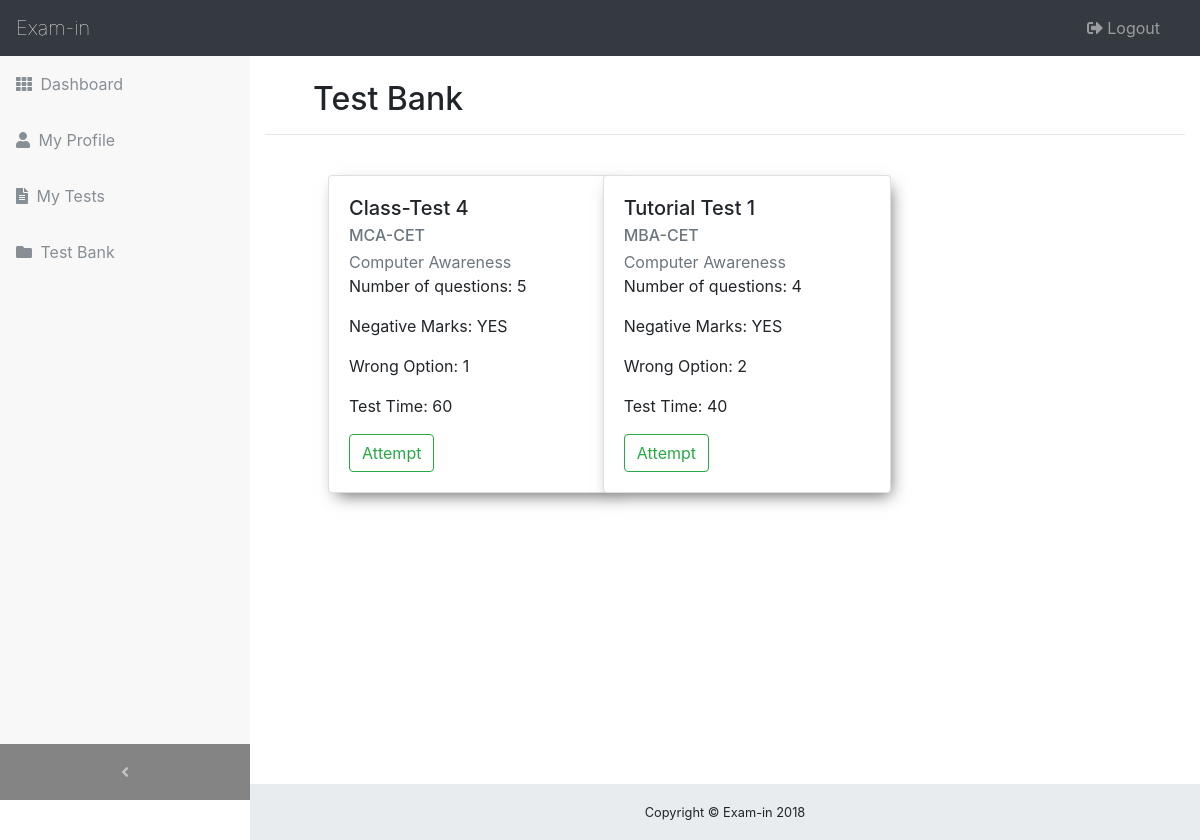
Screenshot of /test-system/test_bank.php with the database file from the repository.
### tables this page shows
CREATE TABLE `test_bank` (
  `test_id` smallint(100) NOT NULL,
  `staff_id` smallint(100) NOT NULL,
  `test_name` varchar(50) NOT NULL,
  `test_stream` varchar(50) NOT NULL,
  `test_subject` varchar(50) NOT NULL,
  `number_of_questions` int(30) NOT NULL,
  `neg_marks` tinyint(5) DEFAULT NULL,
  `test_time` tinyint(100) DEFAULT NULL,
  `test_visibility` tinyint(1) NOT NULL DEFAULT '0'
);

### test-system/test_bank.php (the view, shortened to what this page needs)
<?php
    include_once '../db/database.php';
    $sql = "SELECT * FROM test_bank";
    $result = mysqli_query($conn,$sql);
?>
<!DOCTYPE html>
<html>
<head>
    <?php  include '../include/css_include.php' ?>
    <link rel="stylesheet" href="../css/master.css">
</head>
<body>
    <?php
        if ($_SESSION['user_type']==1) {
            include '../include/staff_navbar_include.php';
        }
        elseif ($_SESSION['user_type']==2) {
            include '../include/student_navbar_include.php';
        }
    ?>
    <div class="content-wrapper my-5">
        <div class="container my-3">
            <h2 class="ml-5">Test Bank</h2>
            <hr>
            <?php
                echo "<div class='row mx-5'>";
                if (mysqli_num_rows($result) > 0) {
                    while ($row = mysqli_fetch_assoc($result)) {
                        if ($row['neg_marks'] > 0) {
                            $neg_marks = 'YES';
                        }else {
                            $neg_marks = 'NO';
                        }
                        echo"<div class='col-md-4 my-4'>
                                <div class='card' style='width: 18rem;'>";
                                    if ($_SESSION['user_type']==1) {
                                        echo "<form class='card-body' action='test_review.php' method='POST'>";
                                    }
                                    elseif ($_SESSION['user_type']==2) {
                                        echo "<form class='card-body' action='../student/test_attempt.php' method='POST'>";
                                    }
                                echo"   <form class='card-body' action='test_review.php' method='POST'>
                                        <h5 class='card-title'>".$row['test_name']."</h5>
                                        <h6 class='card-subtitle mb-1 text-muted'>".$row['test_stream']."</h6>
                                        <h7 class='card-subtitle mb-3 text-muted'>".$row['test_subject']."</h7>
                                        <p class='card-text'>Number of questions: ".$row['number_of_questions']."</p>
                                        <p class='card-text'>Negative Marks: ".$neg_marks."</p>
                                        <p class='card-text'>Wrong Option: ".$row['neg_marks']."</p>
                                        <p class='card-text'>Test Time: ".$row['test_time']."</p>
                                        <input type='hidden' name='test_id' value='".$row['test_id']."'>
                                        <input type='hidden' name='test_name' value='".$row['test_name']."'>";
                                        if ($_SESSION['user_type']==1) {
                                            echo "<button type='submit' class='btn btn-outline-warning'>Review</button>";
                                        }
                                        elseif ($_SESSION['user_type']==2) {
                                            echo "<button type='submit' class='btn btn-outline-success'>Attempt</button>";
                                        }
                            echo"   </form>
                                </div>
                            </div>";
                    }
                    echo "</div>";
                }
            ?>
        </div>
    </div>
    <footer class="sticky-footer">
        <div class="container">
            <div class="text-center">
                <small>Copyright © Exam-in 2018</small>
            </div>
        </div>
    </footer>
</body>
</html>

### css/master.css (style rules this page uses)
.card { -webkit-box-shadow: 4px 7px 16px -5px rgba(0,0,0,0.61); -moz-box-shadow: 4px 7px 16px -5px rgba(0,0,0,0.61); box-shadow: 4px 7px 16px -5px rgba(0,0,0,0.61); }

### include/staff_navbar_css.php (style rules this page uses)
html { position: relative; min-height: 100%; }
body { overflow-x: hidden; }
.content-wrapper { min-height: calc(100vh - 56px); padding-top: 1rem; }
.content-wrapper { overflow-x: hidden; background: white; }
@media (min-width: 992px) { .content-wrapper { margin-left: 250px; } }
footer.sticky-footer { position: absolute; right: 0; bottom: 0; width: 100%; height: 56px; background-color: #e9ecef; line-height: 55px; }
@media (min-width: 992px) { footer.sticky-footer { width: calc(100% - 250px); } }

### rows the page displays
test_bank: test_name "Class-Test 4", test_stream "MCA-CET", test_subject "Computer Awareness", number_of_questions "5", neg_marks "YES", neg_marks "1", test_time "60"
test_bank: test_name "Tutorial Test 1", test_stream "MBA-CET", test_subject "Computer Awareness", number_of_questions "4", neg_marks "YES", neg_marks "2", test_time "40"
